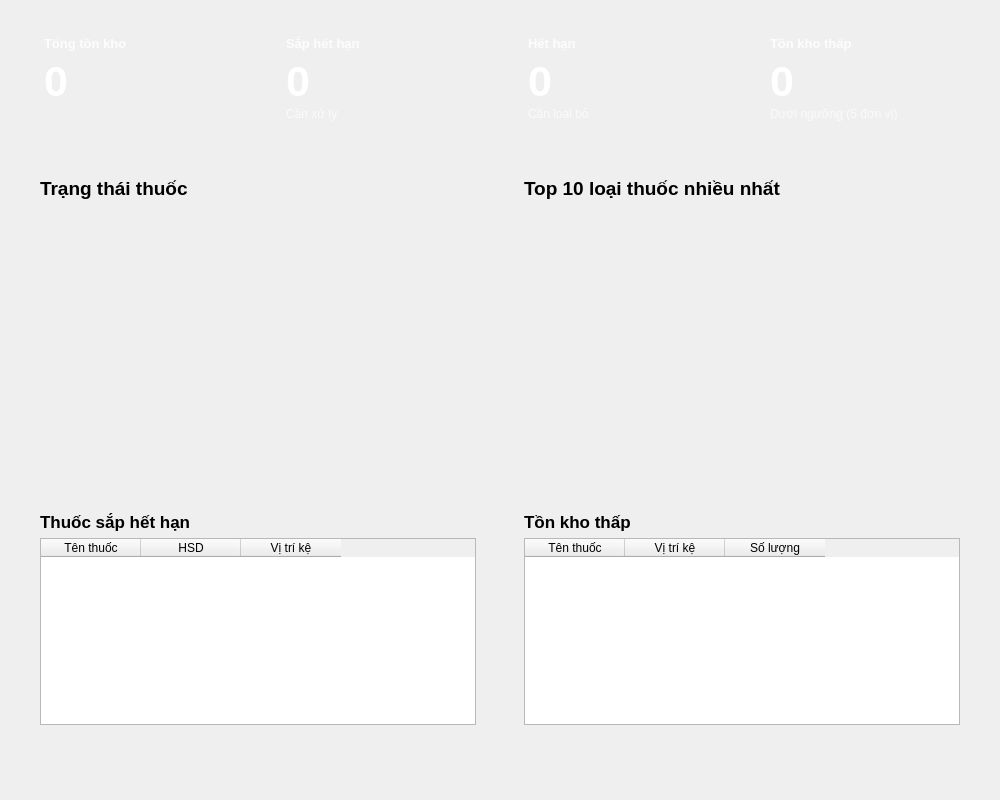
<?xml version="1.0" encoding="UTF-8"?>
<ui version="4.0">
 <class>DashboardWidget</class>
 <widget class="QWidget" name="DashboardWidget">
  <property name="geometry">
   <rect>
    <x>0</x>
    <y>0</y>
    <width>1000</width>
    <height>800</height>
   </rect>
  </property>
  <layout class="QVBoxLayout" name="outer_layout">
   <property name="leftMargin"><number>0</number></property>
   <property name="topMargin"><number>0</number></property>
   <property name="rightMargin"><number>0</number></property>
   <property name="bottomMargin"><number>0</number></property>
   <item>
    <widget class="QScrollArea" name="scroll_area">
     <property name="frameShape"><enum>QFrame::NoFrame</enum></property>
     <property name="widgetResizable"><bool>true</bool></property>
     <widget class="QWidget" name="scroll_content">
      <property name="geometry">
       <rect><x>0</x><y>0</y><width>980</width><height>780</height></rect>
      </property>
      <layout class="QVBoxLayout" name="content_layout">
       <property name="spacing"><number>24</number></property>
       <property name="leftMargin"><number>24</number></property>
       <property name="topMargin"><number>16</number></property>
       <property name="rightMargin"><number>24</number></property>
       <property name="bottomMargin"><number>24</number></property>

       <!-- ══ KPI Cards Row ══ -->
       <item>
        <layout class="QHBoxLayout" name="cards_layout">
         <property name="spacing"><number>16</number></property>

         <!-- Card 1: Total -->
         <item>
          <widget class="QFrame" name="card_total">
           <property name="frameShape"><enum>QFrame::NoFrame</enum></property>
           <property name="minimumSize"><size><width>0</width><height>120</height></size></property>
           <layout class="QVBoxLayout" name="card_total_layout">
            <property name="leftMargin"><number>20</number></property>
            <property name="topMargin"><number>16</number></property>
            <property name="rightMargin"><number>20</number></property>
            <property name="bottomMargin"><number>16</number></property>
            <property name="spacing"><number>4</number></property>
            <item>
             <layout class="QHBoxLayout" name="card_total_top">
              <item>
               <widget class="QLabel" name="lbl_total_title">
                <property name="text"><string>Tổng tồn kho</string></property>
                <property name="styleSheet"><string notr="true">color: rgba(255,255,255,0.85); font-size: 13px; font-weight: 500; background: transparent;</string></property>
               </widget>
              </item>
              <item>
               <spacer name="card_total_spacer"><property name="orientation"><enum>Qt::Horizontal</enum></property><property name="sizeHint" stdset="0"><size><width>40</width><height>20</height></size></property></spacer>
              </item>
              <item>
               <widget class="QLabel" name="lbl_total_icon">
                <property name="text"><string></string></property>
                <property name="styleSheet"><string notr="true">font-size: 20px; background: transparent; color: rgba(255,255,255,0.7);</string></property>
               </widget>
              </item>
             </layout>
            </item>
            <item>
             <widget class="QLabel" name="lbl_total_value">
              <property name="text"><string>0</string></property>
              <property name="font"><font><pointsize>32</pointsize><bold>true</bold></font></property>
              <property name="styleSheet"><string notr="true">color: #FFFFFF; background: transparent;</string></property>
             </widget>
            </item>
            <item>
             <widget class="QLabel" name="lbl_total_subtitle">
              <property name="text"><string></string></property>
              <property name="styleSheet"><string notr="true">color: rgba(255,255,255,0.7); font-size: 12px; background: transparent;</string></property>
             </widget>
            </item>
           </layout>
          </widget>
         </item>

         <!-- Card 2: Expiring -->
         <item>
          <widget class="QFrame" name="card_expiring">
           <property name="frameShape"><enum>QFrame::NoFrame</enum></property>
           <property name="minimumSize"><size><width>0</width><height>120</height></size></property>
           <layout class="QVBoxLayout" name="card_expiring_layout">
            <property name="leftMargin"><number>20</number></property>
            <property name="topMargin"><number>16</number></property>
            <property name="rightMargin"><number>20</number></property>
            <property name="bottomMargin"><number>16</number></property>
            <property name="spacing"><number>4</number></property>
            <item>
             <layout class="QHBoxLayout" name="card_expiring_top">
              <item>
               <widget class="QLabel" name="lbl_expiring_title">
                <property name="text"><string>Sắp hết hạn</string></property>
                <property name="styleSheet"><string notr="true">color: rgba(255,255,255,0.85); font-size: 13px; font-weight: 500; background: transparent;</string></property>
               </widget>
              </item>
              <item>
               <spacer name="card_expiring_spacer"><property name="orientation"><enum>Qt::Horizontal</enum></property><property name="sizeHint" stdset="0"><size><width>40</width><height>20</height></size></property></spacer>
              </item>
              <item>
               <widget class="QLabel" name="lbl_expiring_icon">
                <property name="text"><string></string></property>
                <property name="styleSheet"><string notr="true">font-size: 20px; background: transparent; color: rgba(255,255,255,0.7);</string></property>
               </widget>
              </item>
             </layout>
            </item>
            <item>
             <widget class="QLabel" name="lbl_expiring_value">
              <property name="text"><string>0</string></property>
              <property name="font"><font><pointsize>32</pointsize><bold>true</bold></font></property>
              <property name="styleSheet"><string notr="true">color: #FFFFFF; background: transparent;</string></property>
             </widget>
            </item>
            <item>
             <widget class="QLabel" name="lbl_expiring_subtitle">
              <property name="text"><string>Cần xử lý</string></property>
              <property name="styleSheet"><string notr="true">color: rgba(255,255,255,0.7); font-size: 12px; background: transparent;</string></property>
             </widget>
            </item>
           </layout>
          </widget>
         </item>

         <!-- Card 3: Expired -->
         <item>
          <widget class="QFrame" name="card_expired">
           <property name="frameShape"><enum>QFrame::NoFrame</enum></property>
           <property name="minimumSize"><size><width>0</width><height>120</height></size></property>
           <layout class="QVBoxLayout" name="card_expired_layout">
            <property name="leftMargin"><number>20</number></property>
            <property name="topMargin"><number>16</number></property>
            <property name="rightMargin"><number>20</number></property>
            <property name="bottomMargin"><number>16</number></property>
            <property name="spacing"><number>4</number></property>
            <item>
             <layout class="QHBoxLayout" name="card_expired_top">
              <item>
               <widget class="QLabel" name="lbl_expired_title">
                <property name="text"><string>Hết hạn</string></property>
                <property name="styleSheet"><string notr="true">color: rgba(255,255,255,0.85); font-size: 13px; font-weight: 500; background: transparent;</string></property>
               </widget>
              </item>
              <item>
               <spacer name="card_expired_spacer"><property name="orientation"><enum>Qt::Horizontal</enum></property><property name="sizeHint" stdset="0"><size><width>40</width><height>20</height></size></property></spacer>
              </item>
              <item>
               <widget class="QLabel" name="lbl_expired_icon">
                <property name="text"><string></string></property>
                <property name="styleSheet"><string notr="true">font-size: 20px; background: transparent; color: rgba(255,255,255,0.7);</string></property>
               </widget>
              </item>
             </layout>
            </item>
            <item>
             <widget class="QLabel" name="lbl_expired_value">
              <property name="text"><string>0</string></property>
              <property name="font"><font><pointsize>32</pointsize><bold>true</bold></font></property>
              <property name="styleSheet"><string notr="true">color: #FFFFFF; background: transparent;</string></property>
             </widget>
            </item>
            <item>
             <widget class="QLabel" name="lbl_expired_subtitle">
              <property name="text"><string>Cần loại bỏ</string></property>
              <property name="styleSheet"><string notr="true">color: rgba(255,255,255,0.7); font-size: 12px; background: transparent;</string></property>
             </widget>
            </item>
           </layout>
          </widget>
         </item>

         <!-- Card 4: Low Stock -->
         <item>
          <widget class="QFrame" name="card_low_stock">
           <property name="frameShape"><enum>QFrame::NoFrame</enum></property>
           <property name="minimumSize"><size><width>0</width><height>120</height></size></property>
           <layout class="QVBoxLayout" name="card_low_stock_layout">
            <property name="leftMargin"><number>20</number></property>
            <property name="topMargin"><number>16</number></property>
            <property name="rightMargin"><number>20</number></property>
            <property name="bottomMargin"><number>16</number></property>
            <property name="spacing"><number>4</number></property>
            <item>
             <layout class="QHBoxLayout" name="card_low_stock_top">
              <item>
               <widget class="QLabel" name="lbl_low_stock_title">
                <property name="text"><string>Tồn kho thấp</string></property>
                <property name="styleSheet"><string notr="true">color: rgba(255,255,255,0.85); font-size: 13px; font-weight: 500; background: transparent;</string></property>
               </widget>
              </item>
              <item>
               <spacer name="card_low_stock_spacer"><property name="orientation"><enum>Qt::Horizontal</enum></property><property name="sizeHint" stdset="0"><size><width>40</width><height>20</height></size></property></spacer>
              </item>
              <item>
               <widget class="QLabel" name="lbl_low_stock_icon">
                <property name="text"><string></string></property>
                <property name="styleSheet"><string notr="true">font-size: 20px; background: transparent; color: rgba(255,255,255,0.7);</string></property>
               </widget>
              </item>
             </layout>
            </item>
            <item>
             <widget class="QLabel" name="lbl_low_stock_value">
              <property name="text"><string>0</string></property>
              <property name="font"><font><pointsize>32</pointsize><bold>true</bold></font></property>
              <property name="styleSheet"><string notr="true">color: #FFFFFF; background: transparent;</string></property>
             </widget>
            </item>
            <item>
             <widget class="QLabel" name="lbl_low_stock_subtitle">
              <property name="text"><string>Dưới ngưỡng (5 đơn vị)</string></property>
              <property name="styleSheet"><string notr="true">color: rgba(255,255,255,0.7); font-size: 12px; background: transparent;</string></property>
             </widget>
            </item>
           </layout>
          </widget>
         </item>

        </layout>
       </item>

       <!-- ══ Charts Row ══ -->
       <item>
        <layout class="QHBoxLayout" name="charts_layout">
         <property name="spacing"><number>16</number></property>

         <!-- Pie Chart Container -->
         <item>
          <widget class="QFrame" name="frame_pie_chart">
           <property name="frameShape"><enum>QFrame::NoFrame</enum></property>
           <property name="objectName"><string>chart_card</string></property>
           <layout class="QVBoxLayout" name="pie_layout">
            <property name="leftMargin"><number>16</number></property>
            <property name="topMargin"><number>16</number></property>
            <property name="rightMargin"><number>16</number></property>
            <property name="bottomMargin"><number>16</number></property>
            <item>
             <widget class="QLabel" name="lbl_pie_title">
              <property name="text"><string>Trạng thái thuốc</string></property>
              <property name="font"><font><pointsize>14</pointsize><bold>true</bold></font></property>
             </widget>
            </item>
            <item>
             <widget class="QWidget" name="widget_pie_placeholder" native="true">
              <property name="minimumSize"><size><width>0</width><height>250</height></size></property>
             </widget>
            </item>
           </layout>
          </widget>
         </item>

         <!-- Bar Chart Container -->
         <item>
          <widget class="QFrame" name="frame_bar_chart">
           <property name="frameShape"><enum>QFrame::NoFrame</enum></property>
           <property name="objectName"><string>chart_card</string></property>
           <layout class="QVBoxLayout" name="bar_layout">
            <property name="leftMargin"><number>16</number></property>
            <property name="topMargin"><number>16</number></property>
            <property name="rightMargin"><number>16</number></property>
            <property name="bottomMargin"><number>16</number></property>
            <item>
             <widget class="QLabel" name="lbl_bar_title">
              <property name="text"><string>Top 10 loại thuốc nhiều nhất</string></property>
              <property name="font"><font><pointsize>14</pointsize><bold>true</bold></font></property>
             </widget>
            </item>
            <item>
             <widget class="QWidget" name="widget_bar_placeholder" native="true">
              <property name="minimumSize"><size><width>0</width><height>250</height></size></property>
             </widget>
            </item>
           </layout>
          </widget>
         </item>

        </layout>
       </item>

       <!-- ══ Alert Tables Row ══ -->
       <item>
        <layout class="QHBoxLayout" name="alerts_layout">
         <property name="spacing"><number>16</number></property>

         <!-- Expiry Alerts -->
         <item>
          <widget class="QFrame" name="frame_expiry_alerts">
           <property name="frameShape"><enum>QFrame::NoFrame</enum></property>
           <property name="objectName"><string>alert_card</string></property>
           <layout class="QVBoxLayout" name="expiry_inner_layout">
            <property name="leftMargin"><number>16</number></property>
            <property name="topMargin"><number>16</number></property>
            <property name="rightMargin"><number>16</number></property>
            <property name="bottomMargin"><number>16</number></property>
            <item>
             <layout class="QHBoxLayout" name="expiry_header_layout">
              <item>
               <widget class="QLabel" name="lbl_expiry_alert_title">
                <property name="text"><string>Thuốc sắp hết hạn</string></property>
                <property name="font"><font><pointsize>13</pointsize><bold>true</bold></font></property>
               </widget>
              </item>
              <item>
               <spacer name="expiry_spacer"><property name="orientation"><enum>Qt::Horizontal</enum></property><property name="sizeHint" stdset="0"><size><width>40</width><height>20</height></size></property></spacer>
              </item>
             </layout>
            </item>
            <item>
             <widget class="QTableWidget" name="tbl_expiry">
              <property name="alternatingRowColors"><bool>true</bool></property>
              <property name="editTriggers"><set>QAbstractItemView::NoEditTriggers</set></property>
              <property name="selectionBehavior"><enum>QAbstractItemView::SelectRows</enum></property>
              <property name="maximumSize"><size><width>16777215</width><height>200</height></size></property>
              <attribute name="verticalHeaderVisible"><bool>false</bool></attribute>
              <column><property name="text"><string>Tên thuốc</string></property></column>
              <column><property name="text"><string>HSD</string></property></column>
              <column><property name="text"><string>Vị trí kệ</string></property></column>
             </widget>
            </item>
           </layout>
          </widget>
         </item>

         <!-- Stock Alerts -->
         <item>
          <widget class="QFrame" name="frame_stock_alerts">
           <property name="frameShape"><enum>QFrame::NoFrame</enum></property>
           <property name="objectName"><string>alert_card</string></property>
           <layout class="QVBoxLayout" name="stock_inner_layout">
            <property name="leftMargin"><number>16</number></property>
            <property name="topMargin"><number>16</number></property>
            <property name="rightMargin"><number>16</number></property>
            <property name="bottomMargin"><number>16</number></property>
            <item>
             <layout class="QHBoxLayout" name="stock_header_layout">
              <item>
               <widget class="QLabel" name="lbl_stock_alert_title">
                <property name="text"><string>Tồn kho thấp</string></property>
                <property name="font"><font><pointsize>13</pointsize><bold>true</bold></font></property>
               </widget>
              </item>
              <item>
               <spacer name="stock_spacer"><property name="orientation"><enum>Qt::Horizontal</enum></property><property name="sizeHint" stdset="0"><size><width>40</width><height>20</height></size></property></spacer>
              </item>
             </layout>
            </item>
            <item>
             <widget class="QTableWidget" name="tbl_stock">
              <property name="alternatingRowColors"><bool>true</bool></property>
              <property name="editTriggers"><set>QAbstractItemView::NoEditTriggers</set></property>
              <property name="selectionBehavior"><enum>QAbstractItemView::SelectRows</enum></property>
              <property name="maximumSize"><size><width>16777215</width><height>200</height></size></property>
              <attribute name="verticalHeaderVisible"><bool>false</bool></attribute>
              <column><property name="text"><string>Tên thuốc</string></property></column>
              <column><property name="text"><string>Vị trí kệ</string></property></column>
              <column><property name="text"><string>Số lượng</string></property></column>
             </widget>
            </item>
           </layout>
          </widget>
         </item>

        </layout>
       </item>

       <!-- Bottom Spacer -->
       <item>
        <spacer name="bottom_spacer">
         <property name="orientation"><enum>Qt::Vertical</enum></property>
         <property name="sizeHint" stdset="0"><size><width>20</width><height>40</height></size></property>
        </spacer>
       </item>

      </layout>
     </widget>
    </widget>
   </item>
  </layout>
 </widget>
 <resources/>
 <connections/>
</ui>
